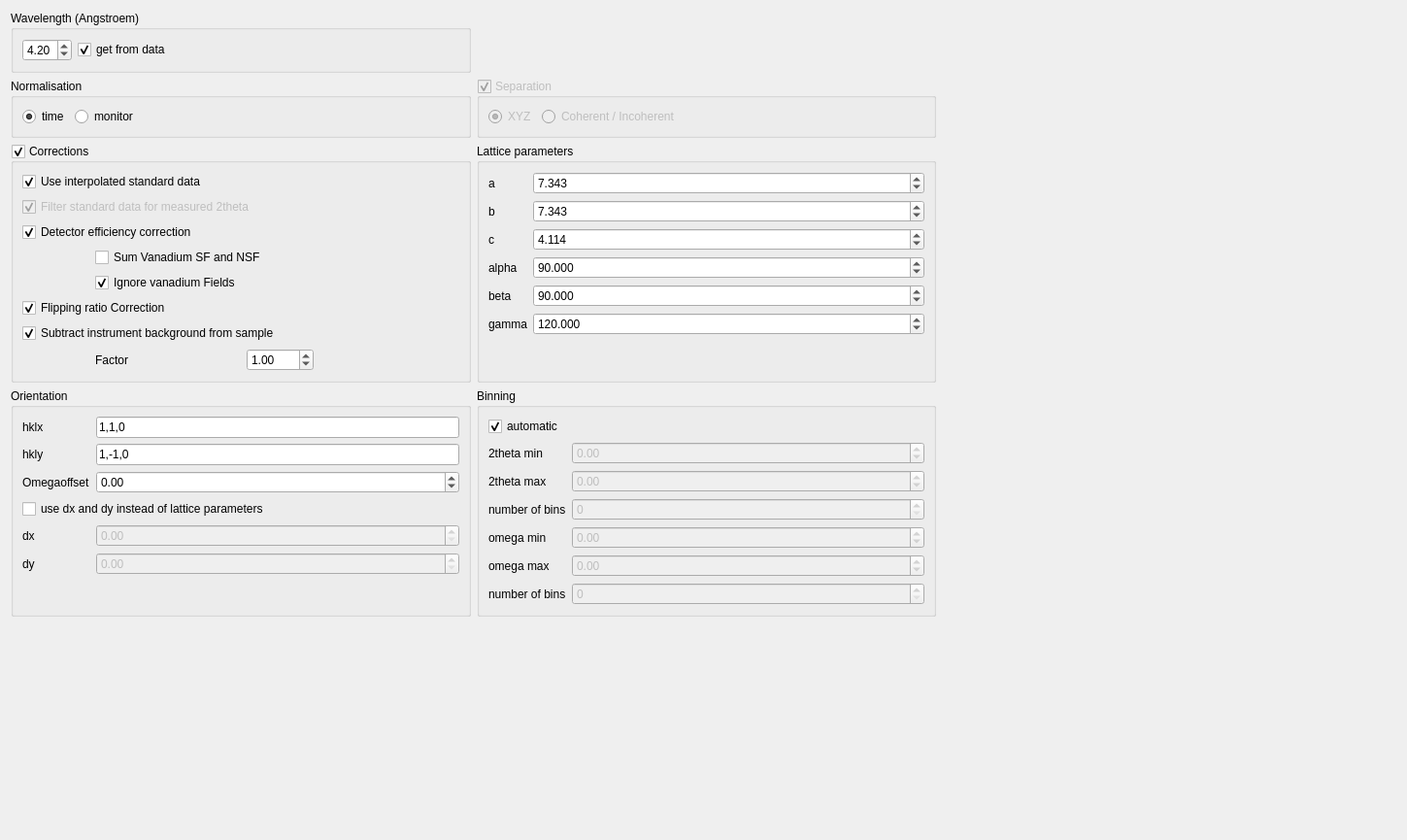
<?xml version="1.0" encoding="UTF-8"?>
<ui version="4.0">
 <class>Form</class>
 <widget class="QWidget" name="Form">
  <property name="geometry">
   <rect>
    <x>0</x>
    <y>0</y>
    <width>1449</width>
    <height>865</height>
   </rect>
  </property>
  <property name="windowTitle">
   <string>Form</string>
  </property>
  <layout class="QGridLayout" name="gridLayout">
   <item row="3" column="0">
    <widget class="QGroupBox" name="gB_corrections">
     <property name="title">
      <string>Corrections</string>
     </property>
     <property name="checkable">
      <bool>true</bool>
     </property>
     <property name="checked">
      <bool>true</bool>
     </property>
     <layout class="QGridLayout" name="gridLayout_5">
      <item row="6" column="0" colspan="5">
       <widget class="QCheckBox" name="cB_flipping_ratio">
        <property name="text">
         <string>Flipping ratio Correction</string>
        </property>
        <property name="checked">
         <bool>true</bool>
        </property>
       </widget>
      </item>
      <item row="5" column="1">
       <widget class="QCheckBox" name="cB_ignore_vana_fields">
        <property name="text">
         <string>Ignore vanadium Fields</string>
        </property>
        <property name="checked">
         <bool>true</bool>
        </property>
       </widget>
      </item>
      <item row="15" column="1">
       <widget class="QLabel" name="l_background_factor">
        <property name="text">
         <string>Factor</string>
        </property>
       </widget>
      </item>
      <item row="4" column="0">
       <spacer name="horizontalSpacer_2">
        <property name="orientation">
         <enum>Qt::Horizontal</enum>
        </property>
        <property name="sizeType">
         <enum>QSizePolicy::Fixed</enum>
        </property>
        <property name="sizeHint" stdset="0">
         <size>
          <width>40</width>
          <height>20</height>
         </size>
        </property>
       </spacer>
      </item>
      <item row="2" column="0" colspan="4">
       <widget class="QCheckBox" name="cB_det_efficency">
        <property name="text">
         <string>Detector efficiency correction</string>
        </property>
        <property name="checked">
         <bool>true</bool>
        </property>
       </widget>
      </item>
      <item row="4" column="1" colspan="4">
       <widget class="QCheckBox" name="cB_sum_vana_sf_nsf">
        <property name="text">
         <string>Sum Vanadium SF and NSF</string>
        </property>
       </widget>
      </item>
      <item row="15" column="2">
       <widget class="QDoubleSpinBox" name="dSB_background_factor">
        <property name="singleStep">
         <double>0.100000000000000</double>
        </property>
        <property name="value">
         <double>1.000000000000000</double>
        </property>
       </widget>
      </item>
      <item row="14" column="0" colspan="4">
       <widget class="QCheckBox" name="cB_substract_background_from_sample">
        <property name="text">
         <string>Subtract instrument background from sample</string>
        </property>
        <property name="checked">
         <bool>true</bool>
        </property>
       </widget>
      </item>
      <item row="0" column="0" colspan="4">
       <widget class="QCheckBox" name="cB_interpolate_standard">
        <property name="text">
         <string>Use interpolated standard data</string>
        </property>
        <property name="checked">
         <bool>true</bool>
        </property>
       </widget>
      </item>
      <item row="1" column="0" colspan="5">
       <widget class="QCheckBox" name="cB_filter_standard">
        <property name="enabled">
         <bool>false</bool>
        </property>
        <property name="text">
         <string>Filter standard data for measured 2theta</string>
        </property>
        <property name="checked">
         <bool>true</bool>
        </property>
       </widget>
      </item>
     </layout>
    </widget>
   </item>
   <item row="1" column="0">
    <widget class="QGroupBox" name="gB_normalisation">
     <property name="title">
      <string>Normalisation</string>
     </property>
     <layout class="QHBoxLayout" name="horizontalLayout_5">
      <item>
       <widget class="QRadioButton" name="rB_norm_time">
        <property name="text">
         <string>time</string>
        </property>
        <property name="checked">
         <bool>true</bool>
        </property>
       </widget>
      </item>
      <item>
       <widget class="QRadioButton" name="rB_norm_monitor">
        <property name="text">
         <string>monitor</string>
        </property>
       </widget>
      </item>
      <item>
       <spacer name="horizontalSpacer_5">
        <property name="orientation">
         <enum>Qt::Horizontal</enum>
        </property>
        <property name="sizeHint" stdset="0">
         <size>
          <width>40</width>
          <height>20</height>
         </size>
        </property>
       </spacer>
      </item>
     </layout>
    </widget>
   </item>
   <item row="4" column="0">
    <widget class="QGroupBox" name="gB_orientation">
     <property name="title">
      <string>Orientation</string>
     </property>
     <layout class="QFormLayout" name="formLayout_2">
      <item row="0" column="0">
       <widget class="QLabel" name="l_hkl1">
        <property name="text">
         <string>hklx</string>
        </property>
       </widget>
      </item>
      <item row="0" column="1">
       <widget class="QLineEdit" name="lE_hkl1">
        <property name="text">
         <string>1,1,0</string>
        </property>
       </widget>
      </item>
      <item row="1" column="0">
       <widget class="QLabel" name="l_hkl2">
        <property name="text">
         <string>hkly</string>
        </property>
       </widget>
      </item>
      <item row="1" column="1">
       <widget class="QLineEdit" name="lE_hkl2">
        <property name="text">
         <string>1,-1,0</string>
        </property>
       </widget>
      </item>
      <item row="2" column="0">
       <widget class="QLabel" name="l_omega_offset">
        <property name="text">
         <string>Omegaoffset</string>
        </property>
       </widget>
      </item>
      <item row="2" column="1">
       <widget class="QDoubleSpinBox" name="dSB_omega_offset">
        <property name="minimum">
         <double>-360.000000000000000</double>
        </property>
        <property name="maximum">
         <double>360.000000000000000</double>
        </property>
        <property name="value">
         <double>0.000000000000000</double>
        </property>
       </widget>
      </item>
      <item row="4" column="0">
       <widget class="QLabel" name="l_dx">
        <property name="text">
         <string>dx</string>
        </property>
       </widget>
      </item>
      <item row="4" column="1">
       <widget class="QDoubleSpinBox" name="dSB_dx">
        <property name="enabled">
         <bool>false</bool>
        </property>
        <property name="maximum">
         <double>999.000000000000000</double>
        </property>
        <property name="singleStep">
         <double>0.100000000000000</double>
        </property>
       </widget>
      </item>
      <item row="5" column="0">
       <widget class="QLabel" name="l_dy">
        <property name="text">
         <string>dy</string>
        </property>
       </widget>
      </item>
      <item row="5" column="1">
       <widget class="QDoubleSpinBox" name="dSB_dy">
        <property name="enabled">
         <bool>false</bool>
        </property>
        <property name="maximum">
         <double>999.000000000000000</double>
        </property>
        <property name="singleStep">
         <double>0.100000000000000</double>
        </property>
       </widget>
      </item>
      <item row="3" column="0" colspan="2">
       <widget class="QCheckBox" name="cB_use_dx_dy">
        <property name="text">
         <string>use dx and dy instead of lattice parameters</string>
        </property>
       </widget>
      </item>
     </layout>
    </widget>
   </item>
   <item row="3" column="1">
    <widget class="QGroupBox" name="gB_lattice_parameter">
     <property name="title">
      <string>Lattice parameters</string>
     </property>
     <layout class="QFormLayout" name="formLayout">
      <item row="0" column="0">
       <widget class="QLabel" name="label_a">
        <property name="text">
         <string>a</string>
        </property>
       </widget>
      </item>
      <item row="0" column="1">
       <widget class="QDoubleSpinBox" name="dSB_a">
        <property name="decimals">
         <number>3</number>
        </property>
        <property name="maximum">
         <double>999.000000000000000</double>
        </property>
        <property name="singleStep">
         <double>10.100000000000000</double>
        </property>
        <property name="value">
         <double>7.343000000000000</double>
        </property>
       </widget>
      </item>
      <item row="1" column="0">
       <widget class="QLabel" name="label_b">
        <property name="text">
         <string>b</string>
        </property>
       </widget>
      </item>
      <item row="2" column="0">
       <widget class="QLabel" name="label_c">
        <property name="text">
         <string>c</string>
        </property>
       </widget>
      </item>
      <item row="3" column="0">
       <widget class="QLabel" name="label_alpha">
        <property name="text">
         <string>alpha</string>
        </property>
       </widget>
      </item>
      <item row="4" column="0">
       <widget class="QLabel" name="label_beta">
        <property name="text">
         <string>beta</string>
        </property>
       </widget>
      </item>
      <item row="5" column="0">
       <widget class="QLabel" name="label_gamma">
        <property name="text">
         <string>gamma</string>
        </property>
       </widget>
      </item>
      <item row="1" column="1">
       <widget class="QDoubleSpinBox" name="dSB_b">
        <property name="decimals">
         <number>3</number>
        </property>
        <property name="maximum">
         <double>999.000000000000000</double>
        </property>
        <property name="singleStep">
         <double>0.100000000000000</double>
        </property>
        <property name="value">
         <double>7.343000000000000</double>
        </property>
       </widget>
      </item>
      <item row="2" column="1">
       <widget class="QDoubleSpinBox" name="dSB_c">
        <property name="decimals">
         <number>3</number>
        </property>
        <property name="maximum">
         <double>999.000000000000000</double>
        </property>
        <property name="singleStep">
         <double>0.100000000000000</double>
        </property>
        <property name="value">
         <double>4.114000000000000</double>
        </property>
       </widget>
      </item>
      <item row="3" column="1">
       <widget class="QDoubleSpinBox" name="dSB_alpha">
        <property name="decimals">
         <number>3</number>
        </property>
        <property name="maximum">
         <double>360.000000000000000</double>
        </property>
        <property name="singleStep">
         <double>0.100000000000000</double>
        </property>
        <property name="value">
         <double>90.000000000000000</double>
        </property>
       </widget>
      </item>
      <item row="4" column="1">
       <widget class="QDoubleSpinBox" name="dSB_beta">
        <property name="decimals">
         <number>3</number>
        </property>
        <property name="maximum">
         <double>360.000000000000000</double>
        </property>
        <property name="singleStep">
         <double>0.100000000000000</double>
        </property>
        <property name="value">
         <double>90.000000000000000</double>
        </property>
       </widget>
      </item>
      <item row="5" column="1">
       <widget class="QDoubleSpinBox" name="dSB_gamma">
        <property name="decimals">
         <number>3</number>
        </property>
        <property name="maximum">
         <double>360.000000000000000</double>
        </property>
        <property name="singleStep">
         <double>0.100000000000000</double>
        </property>
        <property name="value">
         <double>120.000000000000000</double>
        </property>
       </widget>
      </item>
     </layout>
    </widget>
   </item>
   <item row="1" column="1">
    <widget class="QGroupBox" name="gB_separation">
     <property name="enabled">
      <bool>false</bool>
     </property>
     <property name="title">
      <string>Separation</string>
     </property>
     <property name="checkable">
      <bool>true</bool>
     </property>
     <property name="checked">
      <bool>true</bool>
     </property>
     <layout class="QHBoxLayout" name="horizontalLayout_7">
      <item>
       <widget class="QRadioButton" name="rB_separation_xyz">
        <property name="text">
         <string>XYZ</string>
        </property>
        <property name="checked">
         <bool>true</bool>
        </property>
       </widget>
      </item>
      <item>
       <widget class="QRadioButton" name="rB_separation_coh_inc">
        <property name="text">
         <string>Coherent / Incoherent</string>
        </property>
       </widget>
      </item>
      <item>
       <spacer name="horizontalSpacer_6">
        <property name="orientation">
         <enum>Qt::Horizontal</enum>
        </property>
        <property name="sizeHint" stdset="0">
         <size>
          <width>40</width>
          <height>20</height>
         </size>
        </property>
       </spacer>
      </item>
     </layout>
    </widget>
   </item>
   <item row="0" column="0">
    <widget class="QGroupBox" name="gB_wavelength">
     <property name="title">
      <string>Wavelength (Angstroem)</string>
     </property>
     <layout class="QHBoxLayout" name="horizontalLayout">
      <item>
       <widget class="QDoubleSpinBox" name="dSB_wavelength">
        <property name="maximum">
         <double>9.000000000000000</double>
        </property>
        <property name="singleStep">
         <double>0.100000000000000</double>
        </property>
        <property name="value">
         <double>4.200000000000000</double>
        </property>
       </widget>
      </item>
      <item>
       <widget class="QCheckBox" name="cB_get_wavelength">
        <property name="text">
         <string>get from data</string>
        </property>
        <property name="checked">
         <bool>true</bool>
        </property>
       </widget>
      </item>
      <item>
       <spacer name="horizontalSpacer_3">
        <property name="orientation">
         <enum>Qt::Horizontal</enum>
        </property>
        <property name="sizeHint" stdset="0">
         <size>
          <width>40</width>
          <height>20</height>
         </size>
        </property>
       </spacer>
      </item>
     </layout>
    </widget>
   </item>
   <item row="1" column="3">
    <spacer name="horizontalSpacer">
     <property name="orientation">
      <enum>Qt::Horizontal</enum>
     </property>
     <property name="sizeHint" stdset="0">
      <size>
       <width>40</width>
       <height>20</height>
      </size>
     </property>
    </spacer>
   </item>
   <item row="5" column="0">
    <spacer name="verticalSpacer">
     <property name="orientation">
      <enum>Qt::Vertical</enum>
     </property>
     <property name="sizeHint" stdset="0">
      <size>
       <width>20</width>
       <height>40</height>
      </size>
     </property>
    </spacer>
   </item>
   <item row="5" column="1">
    <spacer name="verticalSpacer_2">
     <property name="orientation">
      <enum>Qt::Vertical</enum>
     </property>
     <property name="sizeHint" stdset="0">
      <size>
       <width>20</width>
       <height>40</height>
      </size>
     </property>
    </spacer>
   </item>
   <item row="4" column="1">
    <widget class="QGroupBox" name="groupBox">
     <property name="title">
      <string>Binning</string>
     </property>
     <layout class="QFormLayout" name="formLayout_3">
      <item row="1" column="0">
       <widget class="QLabel" name="l_ttheta_min">
        <property name="text">
         <string>2theta min</string>
        </property>
       </widget>
      </item>
      <item row="2" column="0">
       <widget class="QLabel" name="l_ttehta_max">
        <property name="text">
         <string>2theta max</string>
        </property>
       </widget>
      </item>
      <item row="3" column="0">
       <widget class="QLabel" name="l_ttheta_nbins">
        <property name="text">
         <string>number of bins</string>
        </property>
       </widget>
      </item>
      <item row="4" column="0">
       <widget class="QLabel" name="L_omega_min">
        <property name="text">
         <string>omega min</string>
        </property>
       </widget>
      </item>
      <item row="5" column="0">
       <widget class="QLabel" name="l_omega_max">
        <property name="text">
         <string>omega max</string>
        </property>
       </widget>
      </item>
      <item row="6" column="0">
       <widget class="QLabel" name="l_omega_nbins">
        <property name="text">
         <string>number of bins</string>
        </property>
       </widget>
      </item>
      <item row="0" column="0">
       <widget class="QCheckBox" name="cB_automatic_binning">
        <property name="text">
         <string>automatic</string>
        </property>
        <property name="checked">
         <bool>true</bool>
        </property>
       </widget>
      </item>
      <item row="3" column="1">
       <widget class="QSpinBox" name="sB_ttheta_nbins">
        <property name="enabled">
         <bool>false</bool>
        </property>
        <property name="maximum">
         <number>999</number>
        </property>
       </widget>
      </item>
      <item row="2" column="1">
       <widget class="QDoubleSpinBox" name="dSB_ttheta_max">
        <property name="enabled">
         <bool>false</bool>
        </property>
        <property name="minimum">
         <double>-360.000000000000000</double>
        </property>
        <property name="maximum">
         <double>360.000000000000000</double>
        </property>
       </widget>
      </item>
      <item row="1" column="1">
       <widget class="QDoubleSpinBox" name="dSB_ttheta_min">
        <property name="enabled">
         <bool>false</bool>
        </property>
        <property name="readOnly">
         <bool>false</bool>
        </property>
        <property name="minimum">
         <double>-360.000000000000000</double>
        </property>
        <property name="maximum">
         <double>360.000000000000000</double>
        </property>
       </widget>
      </item>
      <item row="4" column="1">
       <widget class="QDoubleSpinBox" name="dSB_omega_min">
        <property name="enabled">
         <bool>false</bool>
        </property>
        <property name="minimum">
         <double>-360.000000000000000</double>
        </property>
        <property name="maximum">
         <double>360.000000000000000</double>
        </property>
       </widget>
      </item>
      <item row="5" column="1">
       <widget class="QDoubleSpinBox" name="dSB_omega_max">
        <property name="enabled">
         <bool>false</bool>
        </property>
        <property name="minimum">
         <double>-360.000000000000000</double>
        </property>
        <property name="maximum">
         <double>360.000000000000000</double>
        </property>
       </widget>
      </item>
      <item row="6" column="1">
       <widget class="QSpinBox" name="sB_omega_nbins">
        <property name="enabled">
         <bool>false</bool>
        </property>
        <property name="maximum">
         <number>999</number>
        </property>
       </widget>
      </item>
     </layout>
    </widget>
   </item>
  </layout>
 </widget>
 <resources/>
 <connections/>
</ui>
